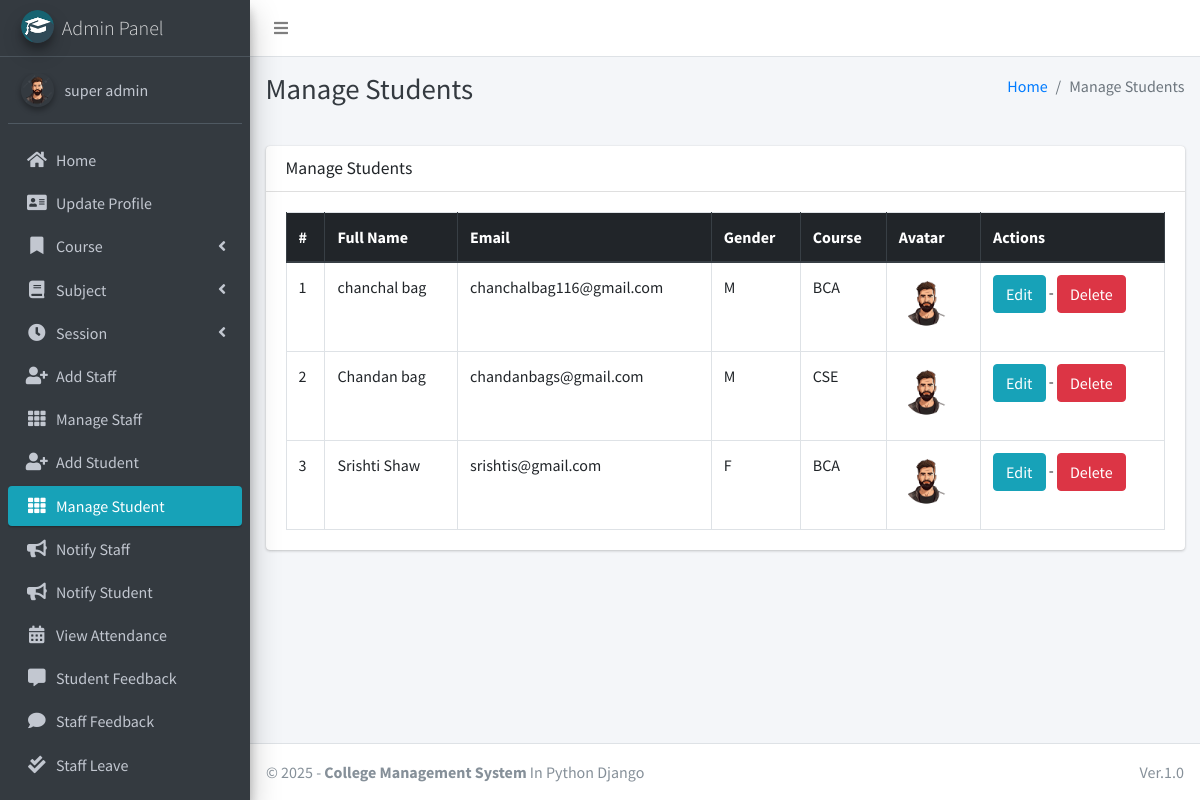
Page /student/manage/ (signed in) on the committed database.
### main_app/models.py (models this page shows, shortened)
class CustomUser(AbstractUser):
    USER_TYPE = ((1, "HOD"), (2, "Staff"), (3, "Student"))
    GENDER = [("M", "Male"), ("F", "Female")]
    username = None  # Removed username, using email instead
    email = models.EmailField(unique=True)
    user_type = models.CharField(default=1, choices=USER_TYPE, max_length=1)
    gender = models.CharField(max_length=1, choices=GENDER)
    profile_pic = models.ImageField()
    address = models.TextField()
    fcm_token = models.TextField(default="")  # For firebase notifications
    created_at = models.DateTimeField(auto_now_add=True)
    updated_at = models.DateTimeField(auto_now=True)
    USERNAME_FIELD = "email"
    REQUIRED_FIELDS = []
    objects = CustomUserManager()
    def __str__(self):
        return self.first_name + " " + self.last_name

class Student(models.Model):
    admin = models.OneToOneField(CustomUser, on_delete=models.CASCADE)
    course = models.ForeignKey(Course, on_delete=models.DO_NOTHING, null=True, blank=False)
    session = models.ForeignKey(Session, on_delete=models.DO_NOTHING, null=True)

class Course(models.Model):
    name = models.CharField(max_length=120)
    created_at = models.DateTimeField(auto_now_add=True)
    updated_at = models.DateTimeField(auto_now=True)

### main_app/hod_views.py (the view)
# urls.py: path("student/manage/", hod_views.manage_student, name='manage_student'),
def manage_student(request):
    students = CustomUser.objects.filter(user_type=3)
    context = {
        'students': students,
        'page_title': 'Manage Students'
    }
    return render(request, "hod_template/manage_student.html", context)

### main_app/templates/hod_template/manage_student.html
{% extends 'main_app/base.html' %}
{% load static %}
{% block page_title %}{{page_title}}{% endblock page_title %}
{% block content %}
<section class="content">
    <div class="container-fluid">
        <div class="row">
            <div class="col-md-12">
                <div class="card">
                    <div class="card-header">
                        <h3 class="card-title">{{page_title}}</h3>
                    </div>
                    <div class="card-body">
                        <table id="example2" class="table table-bordered table-hover">
                            <thead class="thead-dark">
                                <tr>
                                    <th>#</th>
                                    <th>Full Name</th>
                                    <th>Email</th>
                                    <th>Gender</th>
                                    <th>Course</th>
                                    <th>Avatar</th>
                                    <th>Actions</th>
                                </tr>
                            </thead>
                            <tbody>
                                {% for student in students %}
                                <tr>
                                    <td>{{ forloop.counter }}</td>
                                    <td>{{student.first_name}} {{student.last_name}}</td>
                                    <td>{{student.email}}</td>
                                    <td>{{student.gender}}</td>
                                    <td>{{student.student.course.name}}</td>
                                    <td>
                                        {% if student.profile_pic == ""  %}
                                        No Image
                                        {% else %}
                                        <img class="img img-fluid mb-2" height="56" width="56"
                                            src="{{student.profile_pic}}" alt="">
                                        {% endif %}
                                    </td>
                                    <td><a href="{% url 'edit_student' student.student.id %}" class="btn btn-info">Edit</a> -
                                        <a href="{% url 'delete_student' student.student.id %}" class="btn btn-danger" onclick="return confirm('Are you sure about this ?')">Delete</a>
                                    </td>
                                </tr>
                                {% endfor %}
                            </tbody>
                        </table>
                    </div>
                </div>
            </div>
        </div>
    </div>
</section>
{% endblock content %}

### main_app/templates/main_app/sidebar_template.html (shortened to what this page needs)
{% load static %}
<aside class="main-sidebar sidebar-dark-info elevation-4">
    {% if request.user.user_type == '1' %}
    <a href="{% url 'admin_home' %}" class="brand-link">
        <img src="{% static 'dist/img/cmsl.png' %} " alt="AdminLTE Logo"
            class="brand-image img-circle elevation-3" >
        <span class="brand-text font-weight-light">Admin Panel</span>
    </a>
    <div class="sidebar">
        <div class="user-panel mt-3 pb-3 mb-3 d-flex">
            <div class="image">
                <img src="{{ request.user.profile_pic}}" class="img-circle elevation-2" alt="User Image">
            </div>
            <div class="info">
                <a href="#" class="d-block">{{user}}</a>
            </div>
        </div>
        <nav class="mt-2">
            <ul class="nav nav-pills nav-sidebar flex-column" data-widget="treeview" role="menu" data-accordion="false">
                <li class="nav-item">
                    {% url 'admin_home' as admin_home %}
                    <a href="{{admin_home}}" class="nav-link {% if admin_home == request.path %} active {% endif %}">
                        <i class="nav-icon fas fa-home"></i>
                        <p>
                            Home
                        </p>
                    </a>
                </li>
                <li class="nav-item">
                    {% url 'admin_view_profile' as admin_view_profile %}
                    <a href="{{admin_view_profile}}"
                        class="nav-link {% if admin_view_profile == request.path %} active {% endif %}">
                        <i class="nav-icon fas fa-address-card"></i>
                        <p>
                            Update Profile
                        </p>
                    </a>
                </li>
                <li class="nav-item has-treeview">
                    <a href="#" class="nav-link">
                        <i class="nav-icon fas fa-bookmark"></i>
                        <p>
                            Course
                            <i class="fas fa-angle-left right"></i>
                        </p>
                    </a>
                </li>
                <li class="nav-item has-treeview">
                    <a href="#" class="nav-link">
                        <i class="nav-icon fas fa-book"></i>
                        <p>
                            Subject
                            <i class="fas fa-angle-left right"></i>
                        </p>
                    </a>
                </li>
                <li class="nav-item has-treeview">
                    <a href="#" class="nav-link">
                        <i class="nav-icon fas fa-clock"></i>
                        <p>
                            Session
                            <i class="fas fa-angle-left right"></i>
                        </p>
                    </a>
                </li>
                <li class="nav-item">
                    {% url 'add_staff' as add_staff %}
                    <a href="{{add_staff}}" class="nav-link {% if add_staff == request.path %} active {% endif %}">
                        <i class="nav-icon fas fa-user-plus"></i>
                        <p>
                            Add Staff
                        </p>
                    </a>
                </li>
                <li class="nav-item">
                    {% url 'manage_staff' as manage_staff %}
                    {% url 'edit_staff' staff_id as edit_staff %}
                    <a href="{{manage_staff}}"
                        class="nav-link {% if manage_staff == request.path or request.path == edit_staff %} active {% endif %}">
                        <i class="nav-icon fas fa-th"></i>
                        <p>
                            Manage Staff
                        </p>
                    </a>
                </li>
                <li class="nav-item">
                    {% url 'add_student' as add_student%}
                    <a href="{{add_student}}" class="nav-link  {% if add_student == request.path %} active {% endif %}">
                        <i class="nav-icon fas fa-user-plus"></i>
                        <p>
                            Add Student
                        </p>
                    </a>
                </li>
                <li class="nav-item">
                    {% url 'manage_student' as manage_student %}
                    {% url 'edit_student' student_id as edit_student %}
                    <a href="{{manage_student}}"
                        class="nav-link  {% if edit_student == request.path or manage_student == request.path %} active {% endif %}">
                        <i class="nav-icon fas fa-th"></i>
                        <p>
                            Manage Student
                        </p>
                    </a>
                </li>
                <li class="nav-item">
                    {% url 'admin_notify_staff' as admin_notify_staff %}
                    <a href="{{admin_notify_staff}}"
                        class="nav-link {% if admin_notify_staff == request.path %} active {% endif %}">
                        <i class="nav-icon fas fa-bullhorn"></i>
                        <p>
                            Notify Staff
                        </p>
                    </a>
                </li>
                <li class="nav-item">
                    {% url 'admin_notify_student' as admin_notify_student %}
                    <a href="{{admin_notify_student}}"
                        class="nav-link {% if admin_notify_student == request.path %} active {% endif %}">
                        <i class="nav-icon fas fa-bullhorn"></i>
                        <p>
                            Notify Student
                        </p>
                    </a>
                </li>
                <li class="nav-item">
                    {% url 'admin_view_attendance' as admin_view_attendance %}
                <li class="nav-item">
                    <a href="{{admin_view_attendance}}"
                        class="nav-link  {% if admin_view_attendance == request.path %} active {% endif %}">
                        <i class="nav-icon fas fa-calendar-alt"></i>
                        <p>
                            View Attendance
                        </p>
                    </a>
                </li>
                <li class="nav-item">
                    {% url 'student_feedback_message' as student_feedback_message %}
                    <a href="{{ student_feedback_message }}"
                        class="nav-link  {% if student_feedback_message == request.path %} active {% endif %}">
                        <i class="nav-icon fas fa-comment-alt"></i>
                        <p>
                            Student Feedback
                        </p>
                    </a>
                </li>
                <li class="nav-item">
                    {% url 'staff_feedback_message' as staff_feedback_message %}
                    <a href="{{staff_feedback_message}}"
                        class="nav-link   {% if staff_feedback_message == request.path %} active {% endif %}">
                        <i class="nav-icon fas fa-comment"></i>
                        <p>
                            Staff Feedback
                        </p>
                    </a>
                </li>
                <li class="nav-item">
                    {% url 'view_staff_leave' as view_staff_leave %}
                    <a href="{{view_staff_leave}}"
                        class="nav-link  {% if view_staff_leave == request.path %} active {% endif %}">
                        <i class="nav-icon fas fa-check-double"></i>
                        <p>
                            Staff Leave
                        </p>
                    </a>
                </li>
                <li class="nav-item">
                    {% url 'view_student_leave' as view_student_leave %}
                    <a href="{% url 'view_student_leave' %}"
                        class="nav-link  {% if view_student_leave == request.path %} active {% endif %}">
                    </a>
                </li>
                                        {% endif %}
                                    </ul>
                                </nav>
                            </div>
</aside>

### rows in the picture
CustomUser: user.profile_pic (picture), first_name+last_name "super admin"
CustomUser: first_name "chanchal", last_name "bag", email "chanchalbag116@gmail.com", gender "M", student.course.name "BCA", profile_pic (picture)
CustomUser: first_name "Chandan", last_name "bag", email "chandanbags@gmail.com", gender "M", student.course.name "CSE", profile_pic (picture)
CustomUser: first_name "Srishti", last_name "Shaw", email "srishtis@gmail.com", gender "F", student.course.name "BCA", profile_pic (picture)

### other values in the picture
{{ page_title }} "Manage Students"
